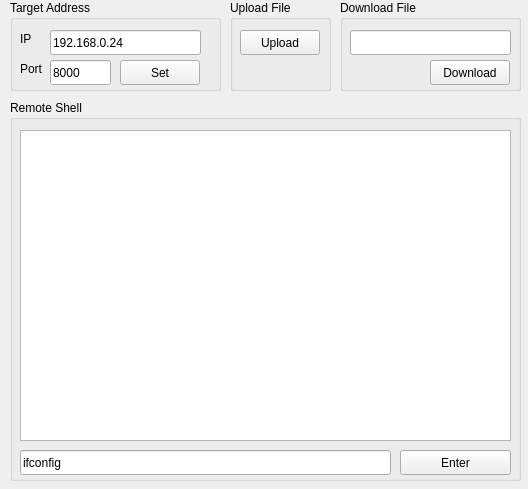
<?xml version="1.0" encoding="UTF-8"?>
<ui version="4.0">
 <class>MainWindow</class>
 <widget class="QMainWindow" name="MainWindow">
  <property name="geometry">
   <rect>
    <x>0</x>
    <y>0</y>
    <width>528</width>
    <height>489</height>
   </rect>
  </property>
  <property name="windowTitle">
   <string>CNC Server</string>
  </property>
  <widget class="QWidget" name="centralWidget">
   <widget class="QGroupBox" name="groupBox_TargetAddress">
    <property name="geometry">
     <rect>
      <x>10</x>
      <y>0</y>
      <width>211</width>
      <height>91</height>
     </rect>
    </property>
    <property name="title">
     <string>Target Address</string>
    </property>
    <widget class="QLineEdit" name="lineEdit_IP">
     <property name="geometry">
      <rect>
       <x>40</x>
       <y>30</y>
       <width>151</width>
       <height>25</height>
      </rect>
     </property>
     <property name="text">
      <string>192.168.0.24</string>
     </property>
    </widget>
    <widget class="QLabel" name="label_IP">
     <property name="geometry">
      <rect>
       <x>10</x>
       <y>30</y>
       <width>54</width>
       <height>17</height>
      </rect>
     </property>
     <property name="text">
      <string>IP</string>
     </property>
    </widget>
    <widget class="QLineEdit" name="lineEdit_Port">
     <property name="geometry">
      <rect>
       <x>40</x>
       <y>60</y>
       <width>61</width>
       <height>25</height>
      </rect>
     </property>
     <property name="text">
      <string>8000</string>
     </property>
    </widget>
    <widget class="QLabel" name="label_Port">
     <property name="geometry">
      <rect>
       <x>10</x>
       <y>60</y>
       <width>54</width>
       <height>17</height>
      </rect>
     </property>
     <property name="text">
      <string>Port</string>
     </property>
    </widget>
    <widget class="QPushButton" name="pushButton_Test">
     <property name="geometry">
      <rect>
       <x>110</x>
       <y>60</y>
       <width>80</width>
       <height>25</height>
      </rect>
     </property>
     <property name="text">
      <string>Set</string>
     </property>
    </widget>
   </widget>
   <widget class="QGroupBox" name="groupBox_RemoteShell">
    <property name="geometry">
     <rect>
      <x>10</x>
      <y>100</y>
      <width>511</width>
      <height>381</height>
     </rect>
    </property>
    <property name="title">
     <string>Remote Shell</string>
    </property>
    <widget class="QTextEdit" name="textEdit_Shell">
     <property name="geometry">
      <rect>
       <x>10</x>
       <y>30</y>
       <width>491</width>
       <height>311</height>
      </rect>
     </property>
    </widget>
    <widget class="QPushButton" name="pushButton_Enter">
     <property name="geometry">
      <rect>
       <x>390</x>
       <y>350</y>
       <width>111</width>
       <height>25</height>
      </rect>
     </property>
     <property name="text">
      <string>Enter</string>
     </property>
    </widget>
    <widget class="QLineEdit" name="lineEdit_Command">
     <property name="geometry">
      <rect>
       <x>10</x>
       <y>350</y>
       <width>371</width>
       <height>25</height>
      </rect>
     </property>
     <property name="text">
      <string>ifconfig</string>
     </property>
    </widget>
   </widget>
   <widget class="QGroupBox" name="groupBox_Upload">
    <property name="geometry">
     <rect>
      <x>230</x>
      <y>0</y>
      <width>101</width>
      <height>91</height>
     </rect>
    </property>
    <property name="title">
     <string>Upload File</string>
    </property>
    <widget class="QPushButton" name="pushButton_Upload">
     <property name="geometry">
      <rect>
       <x>10</x>
       <y>30</y>
       <width>80</width>
       <height>25</height>
      </rect>
     </property>
     <property name="text">
      <string>Upload</string>
     </property>
    </widget>
   </widget>
   <widget class="QGroupBox" name="groupBox_Download">
    <property name="geometry">
     <rect>
      <x>340</x>
      <y>0</y>
      <width>181</width>
      <height>91</height>
     </rect>
    </property>
    <property name="title">
     <string>Download File</string>
    </property>
    <widget class="QPushButton" name="pushButton_Download">
     <property name="geometry">
      <rect>
       <x>90</x>
       <y>60</y>
       <width>80</width>
       <height>25</height>
      </rect>
     </property>
     <property name="text">
      <string>Download</string>
     </property>
    </widget>
    <widget class="QLineEdit" name="lineEdit_Download">
     <property name="geometry">
      <rect>
       <x>10</x>
       <y>30</y>
       <width>161</width>
       <height>25</height>
      </rect>
     </property>
    </widget>
   </widget>
  </widget>
 </widget>
 <layoutdefault spacing="6" margin="11"/>
 <resources/>
 <connections/>
</ui>
